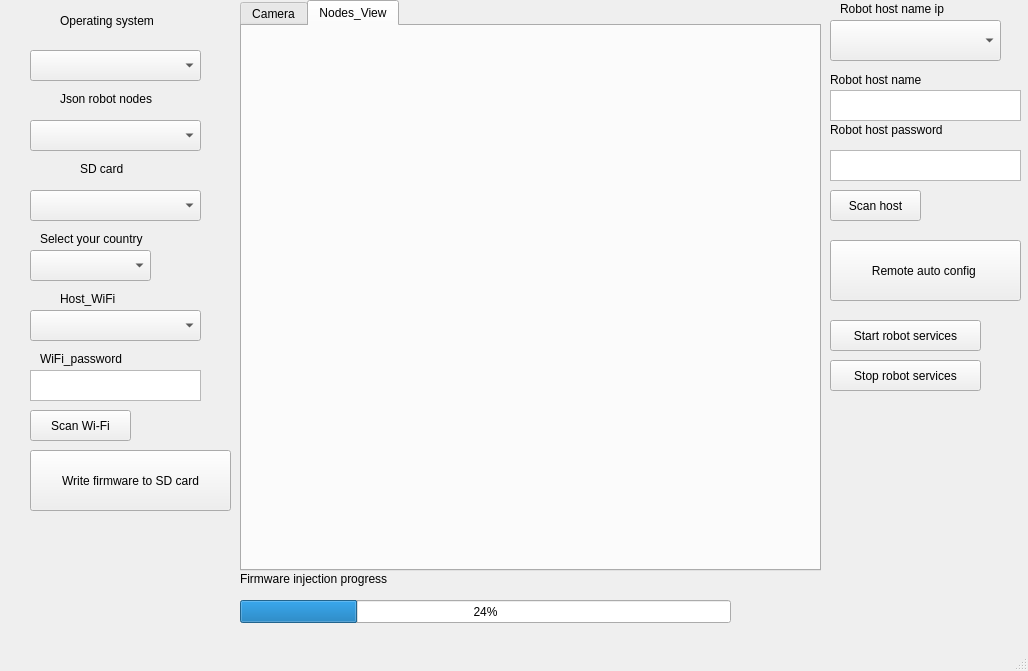
<?xml version="1.0" encoding="UTF-8"?>
<ui version="4.0">
 <class>MainWindow</class>
 <widget class="QMainWindow" name="MainWindow">
  <property name="geometry">
   <rect>
    <x>0</x>
    <y>0</y>
    <width>1028</width>
    <height>671</height>
   </rect>
  </property>
  <property name="windowTitle">
   <string>MainWindow</string>
  </property>
  <property name="documentMode">
   <bool>true</bool>
  </property>
  <widget class="QWidget" name="centralwidget">
   <widget class="QPushButton" name="pushButton">
    <property name="geometry">
     <rect>
      <x>30</x>
      <y>450</y>
      <width>201</width>
      <height>61</height>
     </rect>
    </property>
    <property name="text">
     <string>Write firmware to SD card</string>
    </property>
   </widget>
   <widget class="QComboBox" name="comboBox">
    <property name="geometry">
     <rect>
      <x>30</x>
      <y>50</y>
      <width>171</width>
      <height>31</height>
     </rect>
    </property>
   </widget>
   <widget class="QComboBox" name="comboBox_2">
    <property name="geometry">
     <rect>
      <x>30</x>
      <y>190</y>
      <width>171</width>
      <height>31</height>
     </rect>
    </property>
   </widget>
   <widget class="QLabel" name="label">
    <property name="geometry">
     <rect>
      <x>60</x>
      <y>10</y>
      <width>121</width>
      <height>21</height>
     </rect>
    </property>
    <property name="text">
     <string>Operating system</string>
    </property>
   </widget>
   <widget class="QComboBox" name="comboBox_3">
    <property name="geometry">
     <rect>
      <x>30</x>
      <y>120</y>
      <width>171</width>
      <height>31</height>
     </rect>
    </property>
   </widget>
   <widget class="QLabel" name="label_2">
    <property name="geometry">
     <rect>
      <x>60</x>
      <y>90</y>
      <width>121</width>
      <height>17</height>
     </rect>
    </property>
    <property name="text">
     <string>Json robot nodes</string>
    </property>
   </widget>
   <widget class="QLabel" name="label_3">
    <property name="geometry">
     <rect>
      <x>80</x>
      <y>160</y>
      <width>61</width>
      <height>17</height>
     </rect>
    </property>
    <property name="text">
     <string>SD card</string>
    </property>
   </widget>
   <widget class="QComboBox" name="comboBox_5">
    <property name="geometry">
     <rect>
      <x>30</x>
      <y>250</y>
      <width>121</width>
      <height>31</height>
     </rect>
    </property>
   </widget>
   <widget class="QLabel" name="label_6">
    <property name="geometry">
     <rect>
      <x>40</x>
      <y>230</y>
      <width>131</width>
      <height>17</height>
     </rect>
    </property>
    <property name="text">
     <string>Select your country</string>
    </property>
   </widget>
   <widget class="QLabel" name="label_8">
    <property name="geometry">
     <rect>
      <x>840</x>
      <y>0</y>
      <width>161</width>
      <height>17</height>
     </rect>
    </property>
    <property name="text">
     <string>Robot host name ip</string>
    </property>
   </widget>
   <widget class="QLabel" name="label_9">
    <property name="geometry">
     <rect>
      <x>830</x>
      <y>120</y>
      <width>151</width>
      <height>20</height>
     </rect>
    </property>
    <property name="text">
     <string>Robot host password</string>
    </property>
   </widget>
   <widget class="QTextEdit" name="textEdit_3">
    <property name="geometry">
     <rect>
      <x>830</x>
      <y>150</y>
      <width>191</width>
      <height>31</height>
     </rect>
    </property>
   </widget>
   <widget class="QLabel" name="label_10">
    <property name="geometry">
     <rect>
      <x>40</x>
      <y>350</y>
      <width>101</width>
      <height>17</height>
     </rect>
    </property>
    <property name="text">
     <string>WiFi_password</string>
    </property>
   </widget>
   <widget class="QTextEdit" name="textEdit_4">
    <property name="geometry">
     <rect>
      <x>30</x>
      <y>370</y>
      <width>171</width>
      <height>31</height>
     </rect>
    </property>
   </widget>
   <widget class="QLabel" name="label_11">
    <property name="geometry">
     <rect>
      <x>60</x>
      <y>290</y>
      <width>81</width>
      <height>17</height>
     </rect>
    </property>
    <property name="text">
     <string>Host_WiFi</string>
    </property>
   </widget>
   <widget class="QComboBox" name="comboBox_4">
    <property name="geometry">
     <rect>
      <x>830</x>
      <y>20</y>
      <width>171</width>
      <height>41</height>
     </rect>
    </property>
   </widget>
   <widget class="QComboBox" name="comboBox_7">
    <property name="geometry">
     <rect>
      <x>30</x>
      <y>310</y>
      <width>171</width>
      <height>31</height>
     </rect>
    </property>
   </widget>
   <widget class="QPushButton" name="pushButton_2">
    <property name="geometry">
     <rect>
      <x>830</x>
      <y>240</y>
      <width>191</width>
      <height>61</height>
     </rect>
    </property>
    <property name="text">
     <string>Remote auto config </string>
    </property>
   </widget>
   <widget class="QPushButton" name="pushButton_3">
    <property name="geometry">
     <rect>
      <x>830</x>
      <y>320</y>
      <width>151</width>
      <height>31</height>
     </rect>
    </property>
    <property name="text">
     <string>Start robot services</string>
    </property>
   </widget>
   <widget class="QPushButton" name="pushButton_4">
    <property name="geometry">
     <rect>
      <x>830</x>
      <y>360</y>
      <width>151</width>
      <height>31</height>
     </rect>
    </property>
    <property name="text">
     <string>Stop robot services</string>
    </property>
   </widget>
   <widget class="QLabel" name="label_12">
    <property name="geometry">
     <rect>
      <x>830</x>
      <y>70</y>
      <width>121</width>
      <height>20</height>
     </rect>
    </property>
    <property name="text">
     <string>Robot host name</string>
    </property>
   </widget>
   <widget class="QTextEdit" name="textEdit_5">
    <property name="geometry">
     <rect>
      <x>830</x>
      <y>90</y>
      <width>191</width>
      <height>31</height>
     </rect>
    </property>
   </widget>
   <widget class="QProgressBar" name="progressBar">
    <property name="geometry">
     <rect>
      <x>240</x>
      <y>600</y>
      <width>491</width>
      <height>23</height>
     </rect>
    </property>
    <property name="value">
     <number>24</number>
    </property>
   </widget>
   <widget class="QPushButton" name="pushButton_5">
    <property name="geometry">
     <rect>
      <x>830</x>
      <y>190</y>
      <width>91</width>
      <height>31</height>
     </rect>
    </property>
    <property name="text">
     <string>Scan host</string>
    </property>
   </widget>
   <widget class="QPushButton" name="pushButton_6">
    <property name="geometry">
     <rect>
      <x>30</x>
      <y>410</y>
      <width>101</width>
      <height>31</height>
     </rect>
    </property>
    <property name="text">
     <string>Scan Wi-Fi</string>
    </property>
   </widget>
   <widget class="QLabel" name="label_4">
    <property name="geometry">
     <rect>
      <x>240</x>
      <y>570</y>
      <width>191</width>
      <height>17</height>
     </rect>
    </property>
    <property name="text">
     <string>Firmware injection progress</string>
    </property>
   </widget>
   <widget class="QTabWidget" name="tabWidget">
    <property name="geometry">
     <rect>
      <x>240</x>
      <y>0</y>
      <width>581</width>
      <height>571</height>
     </rect>
    </property>
    <property name="currentIndex">
     <number>1</number>
    </property>
    <property name="usesScrollButtons">
     <bool>true</bool>
    </property>
    <property name="documentMode">
     <bool>false</bool>
    </property>
    <property name="tabsClosable">
     <bool>false</bool>
    </property>
    <property name="movable">
     <bool>true</bool>
    </property>
    <property name="tabBarAutoHide">
     <bool>true</bool>
    </property>
    <widget class="QWidget" name="Camera">
     <attribute name="title">
      <string>Camera</string>
     </attribute>
     <widget class="QLabel" name="label_5">
      <property name="geometry">
       <rect>
        <x>0</x>
        <y>0</y>
        <width>561</width>
        <height>531</height>
       </rect>
      </property>
      <property name="text">
       <string/>
      </property>
     </widget>
    </widget>
    <widget class="QWidget" name="nodes">
     <attribute name="title">
      <string>Nodes_View</string>
     </attribute>
    </widget>
   </widget>
  </widget>
  <widget class="QMenuBar" name="menubar">
   <property name="geometry">
    <rect>
     <x>0</x>
     <y>0</y>
     <width>1028</width>
     <height>22</height>
    </rect>
   </property>
  </widget>
  <widget class="QStatusBar" name="statusbar"/>
 </widget>
 <resources/>
 <connections/>
</ui>
